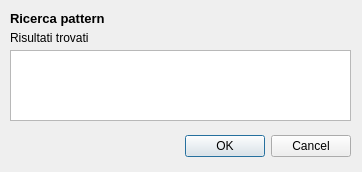
<?xml version="1.0" encoding="UTF-8"?>
<ui version="4.0">
 <class>Dialog</class>
 <widget class="QDialog" name="Dialog">
  <property name="geometry">
   <rect>
    <x>0</x>
    <y>0</y>
    <width>362</width>
    <height>172</height>
   </rect>
  </property>
  <property name="windowTitle">
   <string>Dialog</string>
  </property>
  <widget class="QDialogButtonBox" name="buttonBox">
   <property name="geometry">
    <rect>
     <x>10</x>
     <y>130</y>
     <width>341</width>
     <height>32</height>
    </rect>
   </property>
   <property name="orientation">
    <enum>Qt::Horizontal</enum>
   </property>
   <property name="standardButtons">
    <set>QDialogButtonBox::Cancel|QDialogButtonBox::Ok</set>
   </property>
  </widget>
  <widget class="QLabel" name="label">
   <property name="geometry">
    <rect>
     <x>10</x>
     <y>10</y>
     <width>161</width>
     <height>16</height>
    </rect>
   </property>
   <property name="font">
    <font>
     <pointsize>10</pointsize>
     <weight>75</weight>
     <bold>true</bold>
    </font>
   </property>
   <property name="text">
    <string>Ricerca pattern</string>
   </property>
  </widget>
  <widget class="QLabel" name="label_2">
   <property name="geometry">
    <rect>
     <x>10</x>
     <y>30</y>
     <width>91</width>
     <height>16</height>
    </rect>
   </property>
   <property name="text">
    <string>Risultati trovati</string>
   </property>
  </widget>
  <widget class="QTextEdit" name="textEdit">
   <property name="geometry">
    <rect>
     <x>10</x>
     <y>50</y>
     <width>341</width>
     <height>71</height>
    </rect>
   </property>
  </widget>
 </widget>
 <resources/>
 <connections>
  <connection>
   <sender>buttonBox</sender>
   <signal>accepted()</signal>
   <receiver>Dialog</receiver>
   <slot>accept()</slot>
   <hints>
    <hint type="sourcelabel">
     <x>248</x>
     <y>254</y>
    </hint>
    <hint type="destinationlabel">
     <x>157</x>
     <y>274</y>
    </hint>
   </hints>
  </connection>
  <connection>
   <sender>buttonBox</sender>
   <signal>rejected()</signal>
   <receiver>Dialog</receiver>
   <slot>reject()</slot>
   <hints>
    <hint type="sourcelabel">
     <x>316</x>
     <y>260</y>
    </hint>
    <hint type="destinationlabel">
     <x>286</x>
     <y>274</y>
    </hint>
   </hints>
  </connection>
 </connections>
</ui>
